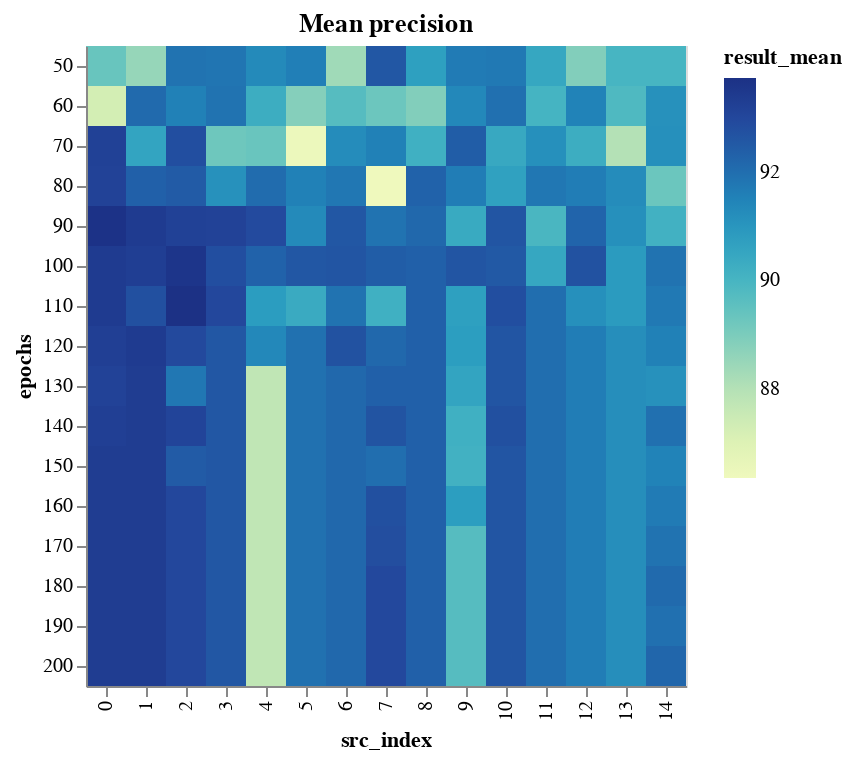

The notebook cell this image was saved under:
### Code cell
epochs_results_encoding = {
    "x": "src_index:O",
    "y": "epochs:O",
    "color": "result_mean:Q",
}
epochs_results_tooltip = ["result_mean", "result_std", "neurons", "layers", "epochs", "src_index"]
EPOCHS_BINS = np.array_split(EPOCHS_RANGE, EPOCHS_RANGE.max() // EPOCH_BIN_SIZE + 1)


def binified_epochs_heatmap(title, epochs_df):
    return binified_heatmap(
        title,
        epochs_df,
        "epochs",
        EPOCHS_BINS,
        epochs_results_tooltip,
        **epochs_results_encoding
    )


binified_epochs_heatmap("Mean precision", epochs_results_df)

### Figure 1 — Vega-Lite specification as saved in the notebook (floating-point values rounded to 4 significant figures; data arrays with more than 128 entries replaced by an {"elided": "..."} marker saying what was removed)
{"config": {"view": {"continuousWidth": 400, "continuousHeight": 300}}, "hconcat": [{"mark": "rect", "encoding": {"color": {"type": "quantitative", "field": "result_mean"}, "tooltip": [{"type": "quantitative", "field": "result_mean"}, {"type": "quantitative", "field": "result_std"}, {"type": "quantitative", "field": "neurons"}, {"type": "quantitative", "field": "layers"}, {"type": "quantitative", "field": "epochs"}, {"type": "quantitative", "field": "src_index"}], "x": {"type": "ordinal", "field": "src_index"}, "y": {"type": "ordinal", "field": "epochs"}}, "selection": {"selector007": {"type": "interval", "bind": "scales", "encodings": ["x", "y"]}}, "title": "Mean precision"}], "data": {"name": "data-d4edd067e89f54e2485399a060a54223"}, "$schema": "https://vega.github.io/schema/vega-lite/v4.8.1.json", "datasets": {"data-d4edd067e89f54e2485399a060a54223": {"elided": "240 records"}}}
